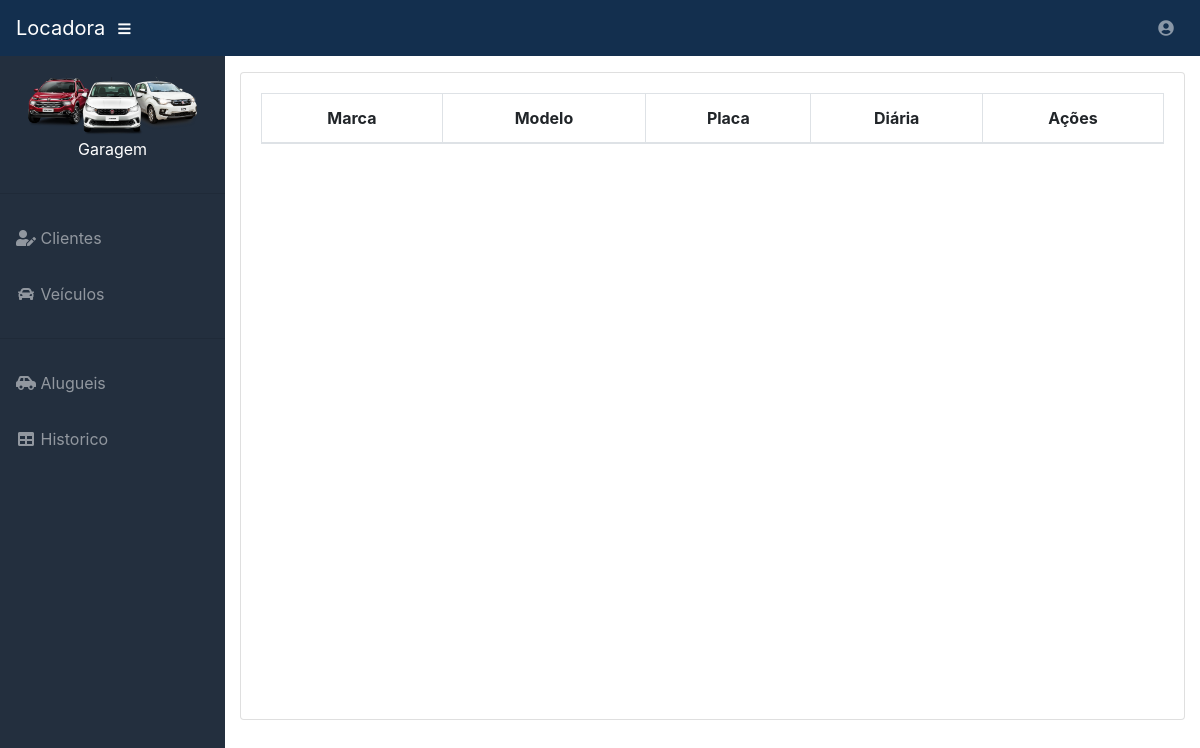
The app's page /index (signed in), older data.
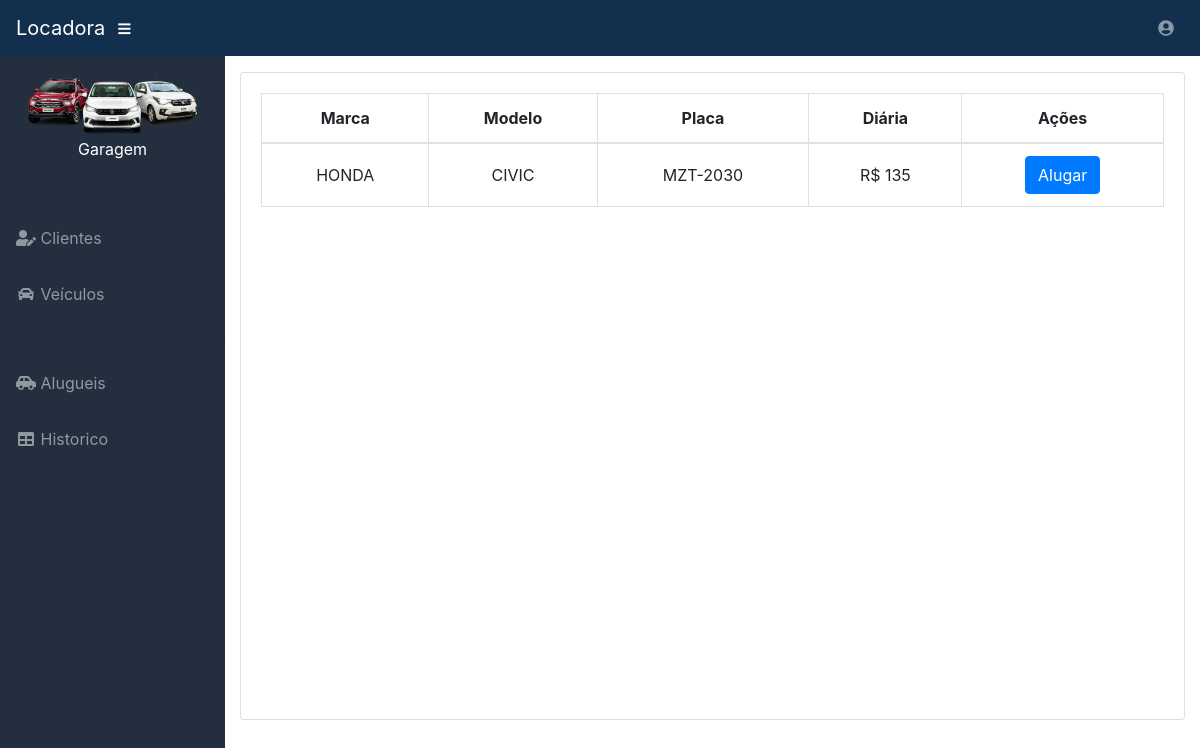
The same page, newer data.
### Controles/models.py (models this page shows, shortened)
class Veiculo(models.Model):
    marca = models.CharField('Marca', max_length=100)
    modelo = models.CharField('Modelo', max_length=100)
    renavam = models.CharField('Renavam', max_length=20)
    placa = models.CharField('Placa', max_length=10)
    numero_chassis = models.CharField('Número do chassis', max_length=20)
    ano_fabricacao = models.IntegerField('Ano de fabricação')
    cor = models.CharField('Cor', max_length=50)
    cidade = models.CharField('Cidade', max_length=150)
    estado = models.CharField('Estado', max_length=2)
    valor_diaria = models.IntegerField('Valor da diária')
    status_aluguel = models.CharField('Status', max_length=10)

### Controles/views.py (the view)
# urls.py: path('index', index, name='index'),
@login_required(login_url='login')
def index(request):
    veiculos = Veiculo.objects.all()
    return render(request, 'index.html', locals())

### templates/index.html (shortened to what this page needs)
{% extends 'base.html' %}
{% load static %}
{% block conteudo %}
<div class="card mb-3" style="height: 100%;">
          <div class="card-body">
            <div class="table-responsive">
              <table class="table table-bordered" id="dataTable" width="100%" cellspacing="0">
                <thead>
                  <tr style="text-align: center">
                    <th>Marca</th>
                    <th>Modelo</th>
                    <th>Placa</th>
                    <th>Diária</th>
                    <th>Ações</th>
                  </tr>
                </thead>
                <tbody style="text-align: center">
                {% for i in veiculos %}
                  {% if i.status_aluguel == '0' %}
                      <tr>
                        <td><a >{{ i.marca }}</a></td>
                        <td>{{ i.modelo }}</td>
                        <td>{{ i.placa }}</td>
                        <td>R$ {{ i.valor_diaria }}</td>
                        <td><a href="{% url 'alugando_veiculo' id=i.id id_cliente=0 %}" class="btn btn-primary" role="button" aria-pressed="true">Alugar</a></td>
                      </tr>
                  {% endif %}
                {% endfor %}
                </tbody>
              </table><br>
            </div>
          </div>
</div>
{% endblock %}

Row changes from the older to the newer data that the page shows:
added Veiculo: marca "HONDA", modelo "CIVIC", placa "MZT-2030", valor_diaria "135"
